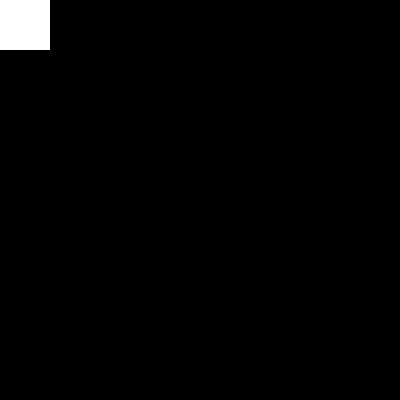
Frame 1 (no input)
Frame 60 (the mouse pressed at the canvas centre just before this capture): identical to frame 1, image omitted
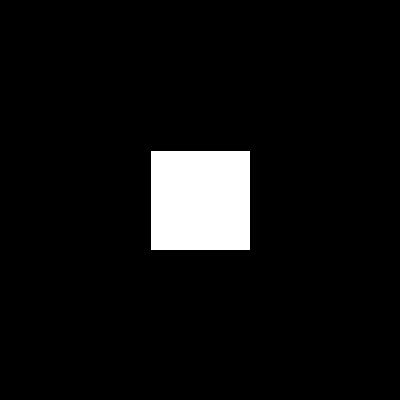
Frame 120 (the mouse held since frame 60 and released just before this capture)

The Processing sketch that drew these frames (run headless with seeded random() and noise(); from frame 60 on, the mouse is pressed at the canvas centre):

// Processing sketch: Utile_5_1_b_translate
// ── Utile_5_1_b_translate.pde
void setup() {
  size(400,400) ;
}


void draw() {
  background(0) ;
  int width_rect = 100 ;
  int height_rect = 100 ;
  // étant donné que pour le rectangle processing utilise le côté aut gauche de la forme
  // il suffit d'en retirer la moitié pour repositionner au centre.
  translate(mouseX -width_rect/2, mouseY -height_rect/2) ;
  rect(0,0, width_rect, width_rect) ;
}
